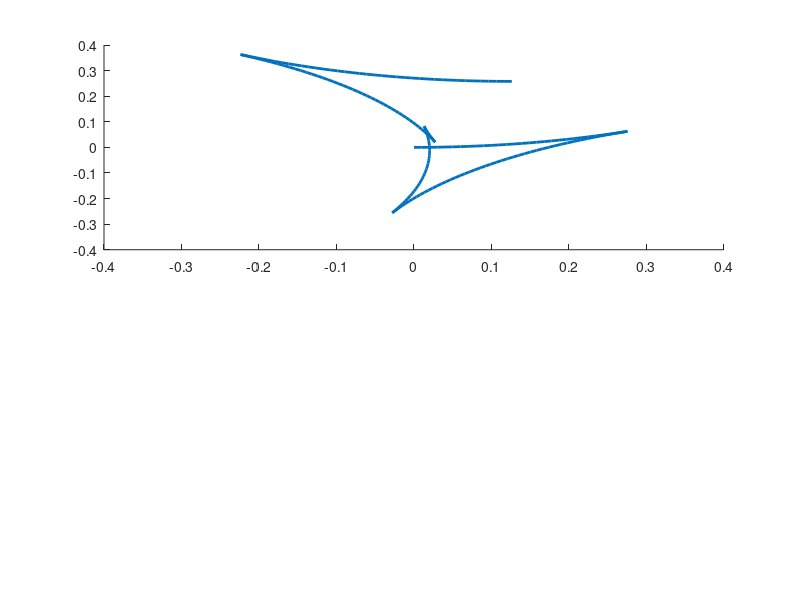

Write MATLAB code to recreate this figure. (Note: this script raises an error after producing the figure.)
clf 
path = "/Users/djoroya/Documents/GitHub/SHE-ControlTheory-slides/videos";
Nt = 201;
tspan = linspace(0,pi,Nt);
dt = tspan(2)-tspan(1);
ft = sin(6*tspan) + cos(3*tspan+0.5);
ft = sign(ft);

f = @(t) interp1(tspan,ft,t);

dyn = @(t,x) (2/pi)*f(t)*[ cos(t); sin(t)];

x0 = [0;0];

[~,xt] = ode45(dyn,tspan,x0);


xT = (2/pi)*trapz(tspan,cos(tspan).*ft);
yT = (2/pi)*trapz(tspan,sin(tspan).*ft);

figure('Units','norm','pos',[0 0 0.5 0.5])
clf
subplot(2,1,1)
hold on
plot(xt(:,1),xt(:,2),'LineWidth',2)

yline(0)
xline(0)

iplot = plot(xt(1,1),xt(1,2),'Marker','.','MarkerSize',18);

xlim([-0.5 0.5])
ylim([-0.5 0.8])

title("Sistema dinámico","Interpreter","latex")
xlabel('$\alpha_1$','Interpreter','latex','FontSize',21)
ylabel('$\beta_1$','Interpreter','latex','FontSize',21)


subplot(2,2,3)
hold on
yline(-1,'g','LineWidth',1)
yline(1,'r','LineWidth',1)

plot(tspan,ft,'LineWidth',2,'Marker','none','MarkerSize',20);

jplot =plot(tspan(1),ft(1),'Marker','.','MarkerSize',18);

title("Control")
xlabel("\tau",'FontSize',21)
ylabel("$f(\tau)$",'Interpreter','latex','FontSize',21)
ylim([-1.5 1.5])
xlim([0 pi])

subplot(2,2,4)


bar([1,2],[xT,yT]);
title('Coeficientes de Fourier')
xticklabels({'\alpha_1','\beta_1'})
ylim([-0.3  0.6])
%%

subplot(2,1,1)
cla
hold on
plot(xt(end,1)-xt(:,1),xt(end,2) - xt(:,2),'LineWidth',2,'Marker','none')

p1plot = plot([ xt(end,1) - xt(1,1),xt(end,1) - xt(1,1) -  dt*(2/pi)*ft(1)*cos(tspan(1))] , ...
                 [ xt(end,2) - xt(1,2),xt(end,2) - xt(1,2) -  dt*(2/pi)*ft(1)*sin(tspan(1))],'r','LineWidth',2);

p2plot = plot([ xt(end,1) - xt(1,1),xt(end,1) - xt(1,1) +  dt*(2/pi)*ft(1)*cos(tspan(1))] , ...
              [ xt(end,2) - xt(1,2),xt(end,2) - xt(1,2) +  dt*(2/pi)*ft(1)*sin(tspan(1))],'g','LineWidth',2);

yline(0)
xline(0)

iplot = plot(xt(end,1)-xt(1,1),xt(end,2)-xt(1,2),'Marker','none','MarkerSize',18);

xlim([-0.5 0.5])
ylim([-0.5 0.8])

title("Sistema dinámico","Interpreter","latex")
xlabel('$\alpha_1$','Interpreter','latex','FontSize',21)
ylabel('$\beta_1$','Interpreter','latex','FontSize',21)


v = VideoWriter(fullfile(path,'peaks-rev-alotnt'),'MPEG-4');
%v.FrameRate = 0.8;
open(v);
%
%
for it = 1:Nt
   iplot.XData = xt(end,1) - xt(it,1); 
   iplot.YData = xt(end,2) - xt(it,2);
   
   jplot.XData = tspan(it);
   jplot.YData = ft(it);
   %
   p1plot.XData = [ xt(end,1) - xt(it,1),xt(end,1) - xt(it,1) -  5*dt*(2/pi)*cos(tspan(it))];
   p1plot.YData = [ xt(end,2) - xt(it,2),xt(end,2) - xt(it,2) -  5*dt*(2/pi)*sin(tspan(it))];
  
   p2plot.XData = [ xt(end,1) - xt(it,1),xt(end,1) - xt(it,1) +  5*dt*(2/pi)*cos(tspan(it))];
   p2plot.YData = [ xt(end,2) - xt(it,2),xt(end,2) - xt(it,2) +  5*dt*(2/pi)*sin(tspan(it))];
   
   title("Sistema dinámico | t = "+it,"Interpreter","latex")

     if true
    frame = getframe(gcf);
    writeVideo(v,frame);
   else
     pause(0.2)  
   end
end
close(v);